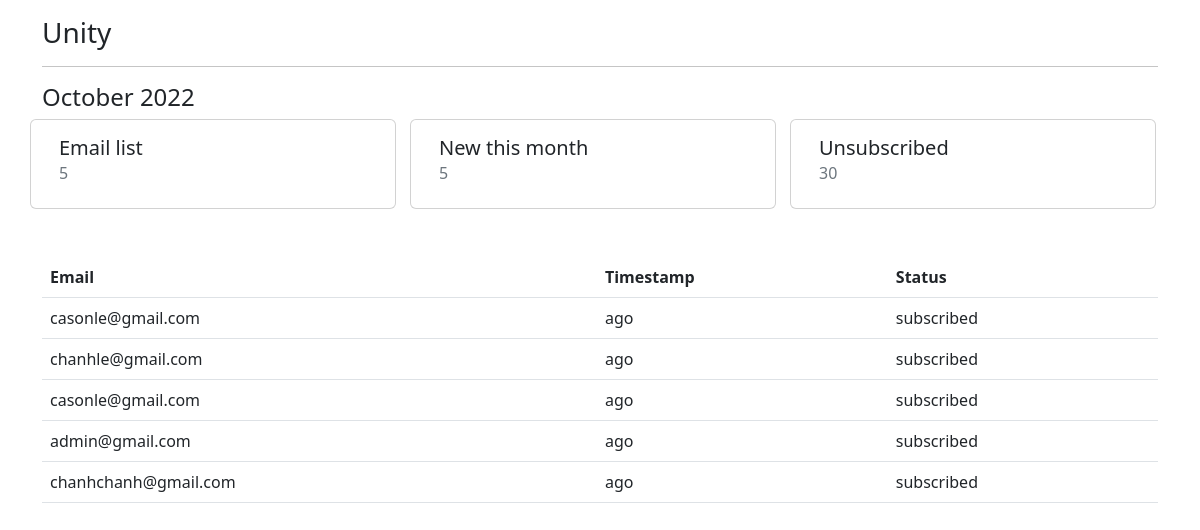
/email/reports, run on the app's committed database.
### emailcollector/models.py (models this page shows, shortened)
class Email(models.Model):
    email = models.EmailField()
    timestamp = models.DateTimeField(auto_now=True)
    status = models.CharField(max_length=50, default="subscribed")

### emailcollector/views.py (the view)
# urls.py: path('reports', views.reports, name='Email Reports')
def reports(request):
    template = loader.get_template('email-report.html')
    today = datetime.today()
    current_month = datetime.now().month
    snippets = Email.objects.all().order_by('id')
    serializer = EmailSerializer(snippets, many=True)
    thisMonthEmails = Email.objects.filter(timestamp__month=current_month)
    context = {
        'totalEmail': snippets.count(),
        'thisMonthEmails': thisMonthEmails.count(),
        'currentTime': today.strftime('%B %Y'),
        'listEmails': serializer.data
    }
    return HttpResponse(template.render(context, request))

### emailcollector/serializers.py (called while the page is built)
    def get_timestampDiffNow(self, obj):
        now = timezone.now()
        originalEmailTimestamp = obj.timestamp
        return f'{humanfriendly.format_timespan(now - originalEmailTimestamp)} ago'

### emailcollector/templates/email-report.html (shortened to what this page needs)
<!DOCTYPE html>
<html lang="en">
<head>
    {% load static %}
    <link href="https://cdn.jsdelivr.net/npm/bootstrap@5.2.2/dist/css/bootstrap.min.css" rel="stylesheet"
>
    <link rel="stylesheet" href="{% static 'email-report.css' %}">
</head>
<body>
    <div class="container">
        <h3>Unity</h3>
        <hr />
        <h4>{{ currentTime }}</h4>
        <div class="row">
            <div class="col-sm card report-card">
                <div class="card-body">
                    <h5 class="card-title">Email list</h5>
                    <h6 class="card-subtitle mb-2 text-muted">{{ totalEmail }}</h6>
                </div>
            </div>
            <div class="col-sm card report-card">
                <div class="card-body">
                    <h5 class="card-title">New this month</h5>
                    <h6 class="card-subtitle mb-2 text-muted">{{ thisMonthEmails }}</h6>
                </div>
            </div>
            <div class="col-sm card report-card">
                <div class="card-body">
                    <h5 class="card-title">Unsubscribed</h5>
                    <h6 class="card-subtitle mb-2 text-muted">30</h6>
                </div>
            </div>
        </div>
        <table class="table mt-5">
            <thead>
                <tr>
                    <th>Email</th>
                    <th>Timestamp</th>
                    <th>Status</th>
                </tr>
            </thead>
            <tbody>
                {% for emailObj in listEmails %}
                <tr>
                    <td>{{ emailObj.email }}</td>
                    <td>{{ emailObj.timestampDiffNow }}</td>
                    <td>{{ emailObj.status }}</td>
                </tr>
                {% endfor %}
            </tbody>
        </table>
    </div>
</body>
</html>

### emailcollector/static/email-report.css (style rules this page uses)
body { padding: 16px; }
hr { margin-top: 1rem; margin-bottom: 1rem; border: 0; border-top: 1px solid rgba(0, 0, 0, 0.9); }
.report-card { margin-right: 14px; }

### data on the page
Email: email "casonle@gmail.com", status "subscribed"
Email: email "chanhle@gmail.com", status "subscribed"
Email: email "casonle@gmail.com", status "subscribed"
Email: email "admin@gmail.com", status "subscribed"
Email: email "chanhchanh@gmail.com", status "subscribed"

### other printed values
{{ totalEmail }} "5"
{{ thisMonthEmails }} "5"
{{ emailObj.timestampDiffNow }} "ago" "ago" "ago" "ago" "ago"
